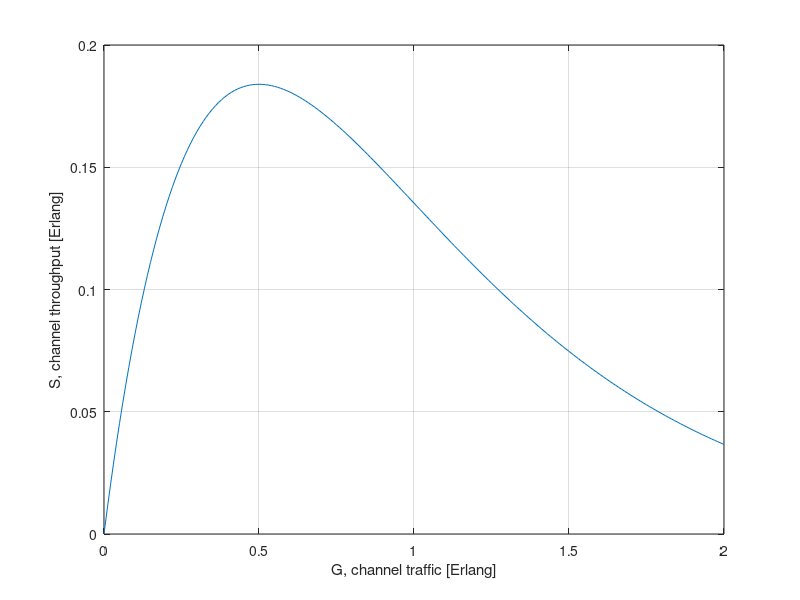
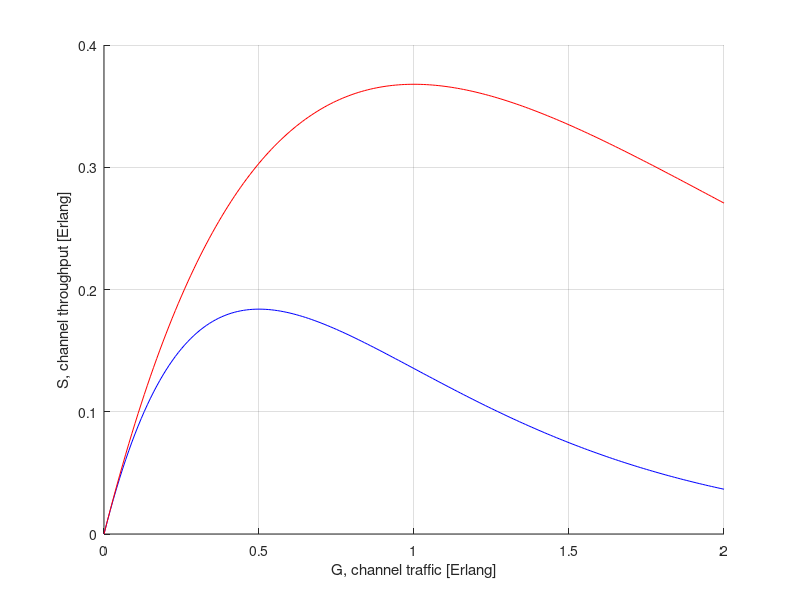

Write MATLAB code to recreate these figures, in order.

close all;

% Plot S = G e^(-2G)
% Poisson channel throughput
figure(1);
g = [0:0.01:2];
s = g .* e .^ (-2 * g);
plot(g,s);
xlabel('G, channel traffic [Erlang]');
ylabel('S, channel throughput [Erlang]');
grid on;

print('poissonthroughput.eps');

% Slotted ALOHA
figure(2);
hold on;
sslot = g .* e .^ (-g);
plot(g,s,'b');
plot(g,sslot, 'r');
xlabel('G, channel traffic [Erlang]');
ylabel('S, channel throughput [Erlang]');
grid on;

print('slottedthroughput.eps');

